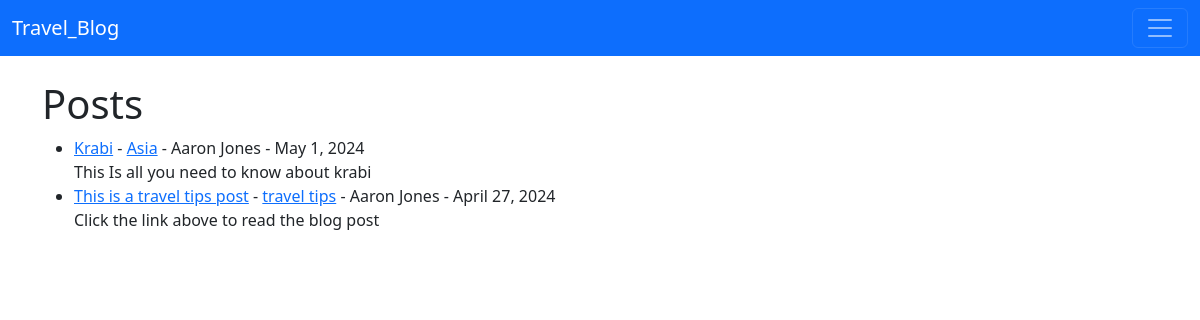
The page / on the database its author committed.
### travel_blog/models.py (models this page shows, shortened)
class Post(models.Model):
    title = models.CharField(max_length=255)
    header_image = models.ImageField(null=True, blank=True, upload_to='images')
    title_tag = models.CharField(max_length=255)
    author = models.ForeignKey(User, on_delete=models.CASCADE)
    body = RichTextField(blank=True, null=True)
    post_date = models.DateField(auto_now_add=True)
    category = models.CharField(max_length=255, default='Top Travel Locations')
    snippet = models.CharField(max_length=255)
    likes = models.ManyToManyField(User, related_name='blog_posts')

### travel_blog/views.py (the view)
# urls.py: path('', HomeView.as_view(), name='home'),
class HomeView(ListView):
    model = Post
    template_name = 'home.html'
    ordering = ['-post_date']
    def get_context_data(self, *args, **kwargs):
        cat_menu = Category.objects.all()
        context = super(HomeView, self).get_context_data(*args, **kwargs)
        context["cat_menu"] = cat_menu
        return context

### travel_blog/models.py (called while the page is built)
    def __str__(self):
        return self.name

### travel_blog/templates/home.html (shortened to what this page needs)
{% extends 'base.html' %}
{% block content %}
<h1>Posts</h1>
<ul>
{% for post in object_list %}
<li> <a href="{% url 'article-detail' post.pk %}">{{ post.title }}</a>
    - <a href="{% url 'category' post.category|slugify %}" >{{ post.category }}</a>
     - {{ post.author.first_name }}
      {{ post.author.last_name }}
       - {{ post.post_date }}
</small><br/>
{{ post.snippet }}
</li>
{% endfor %}
</ul>
{% endblock %}

### rows shown on the page
Post: title "Krabi", category "Asia", author.first_name "Aaron", author.last_name "Jones", post_date "May 1, 2024", snippet "This Is all you need to know about krabi"
Post: title "This is a travel tips post", category "travel tips", author.first_name "Aaron", author.last_name "Jones", post_date "April 27, 2024", snippet "Click the link above to read the blog post"
